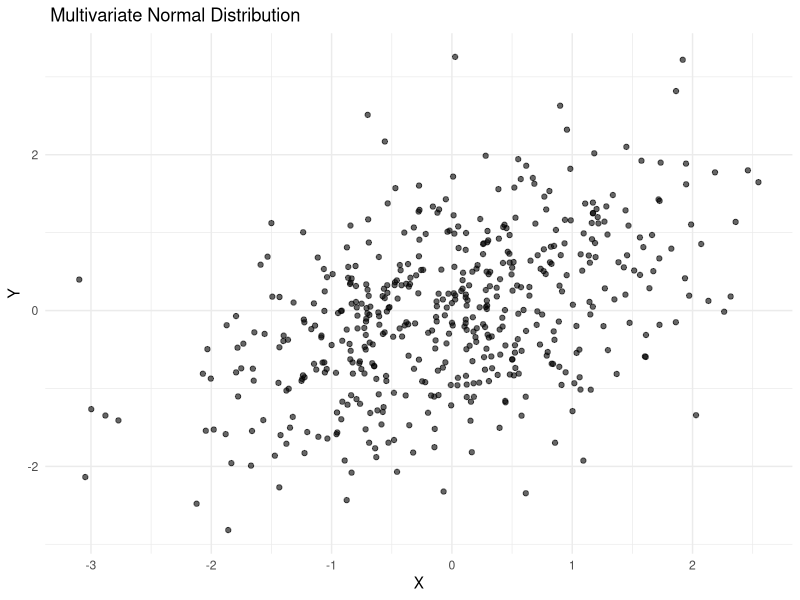

The R source for this figure:
# multivariate - normal . R
# This script generates and plots a multivariate normal distribution .
# 1. Install necessary packages if not already installed
if ( ! requireNamespace ( " MASS " , quietly = TRUE ) ) install.packages ( " MASS " )
if ( ! requireNamespace ( " ggplot2 " , quietly = TRUE ) ) install.packages ( " ggplot2 " )
# 2. Load required libraries
library ( MASS )
library ( ggplot2 )
# 3. Set seed for reproducibility
set.seed (42)
# 4. Define mean vector and covariance matrix
mu <- c (0 , 0) # Mean vector
sigma <- matrix ( c (1 , 0.5 ,
                     0.5 , 1) , 2 , 2) # Covariance matrix
# 5. Generate multivariate normal data
data <- mvrnorm ( n = 500 , mu = mu , Sigma = sigma )
# 6. Convert to a data frame for plotting
df <- data.frame ( X = data [ ,1] , Y = data [ ,2])
# 7. Plot the generated distribution
ggplot ( df , aes ( x = X , y = Y ) ) +
  geom_point ( alpha = 0.6) +
  theme_minimal () +
  ggtitle ( " Multivariate Normal Distribution " )